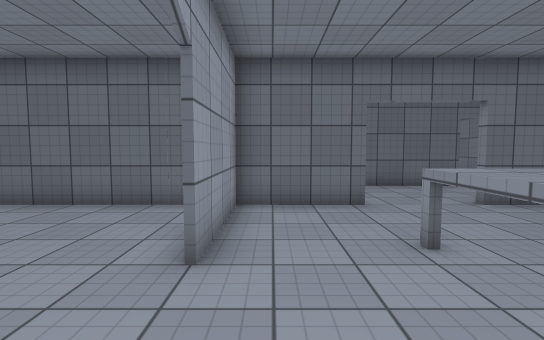
view 1 (above)

19 first-person views from a walk through a scene from a Unity 3-D project. The camera is 1.4 m above the floor, tilts 4° down and sees 85° across. The floor is counted in squares, 1 m on a side. Each view is taken from the middle of a square. On the plan, view 1 faces up. The plan holds only what a view shows up to about 14 squares ahead; the rest is blank. The place goes on beyond the plan. The player character is not drawn. Surface patterns are stand-ins for the level's own textures.

view 2
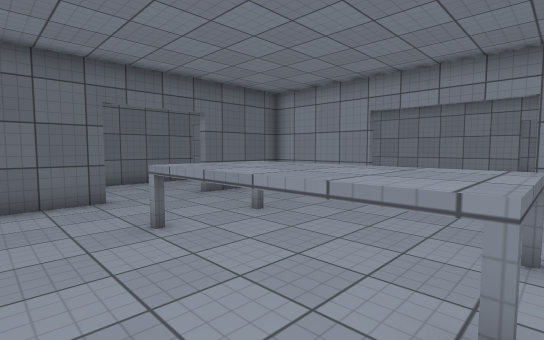

view 3
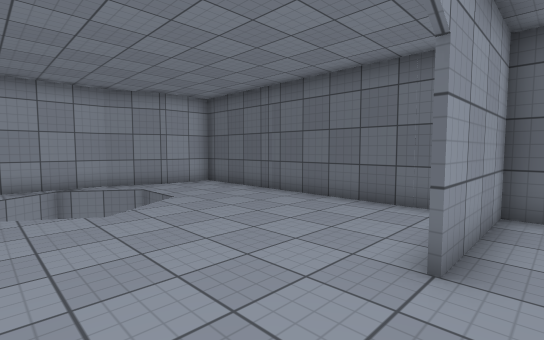

view 4
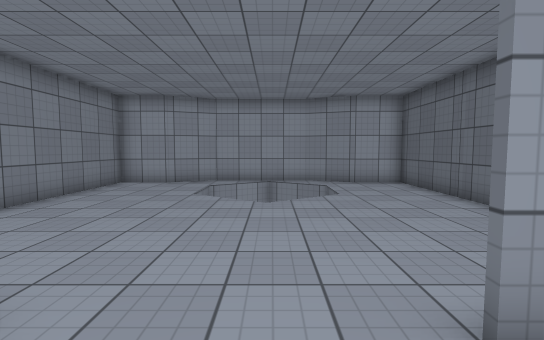

view 5
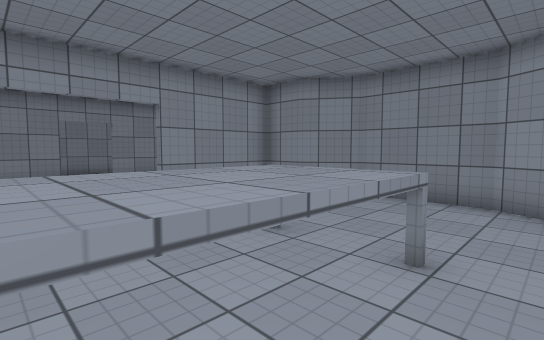

view 6
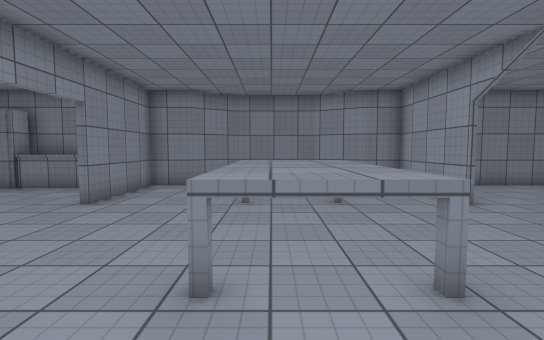

view 7
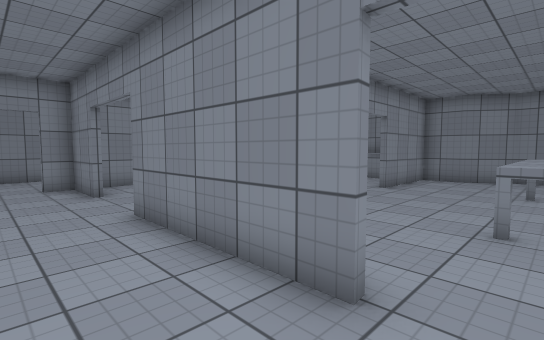

view 8
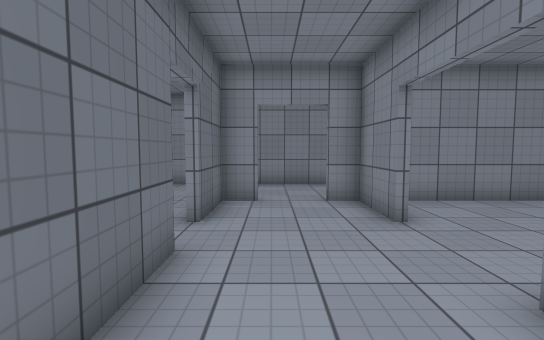

view 9
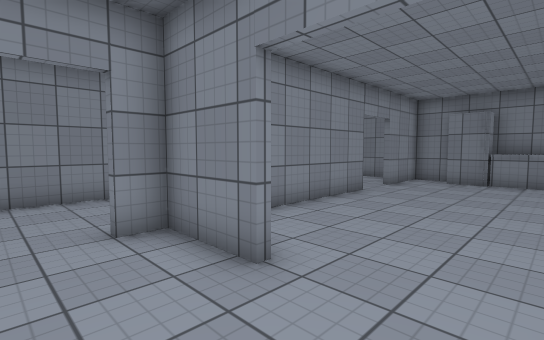

view 10
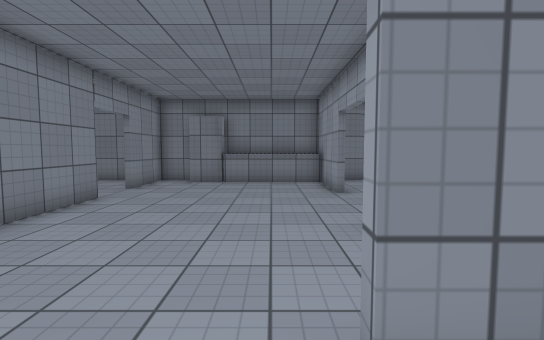

view 11
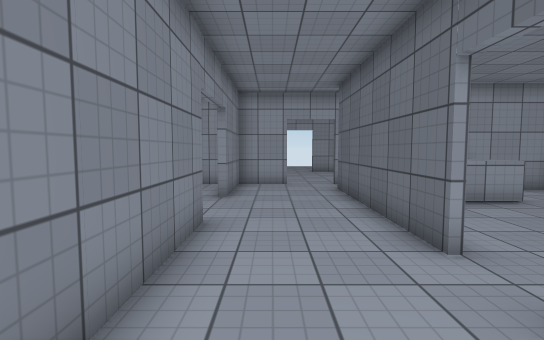

view 12
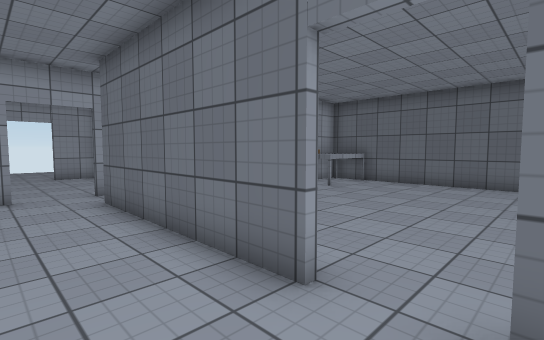

view 13
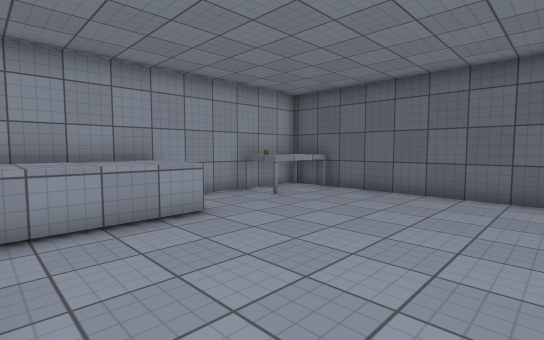

view 14
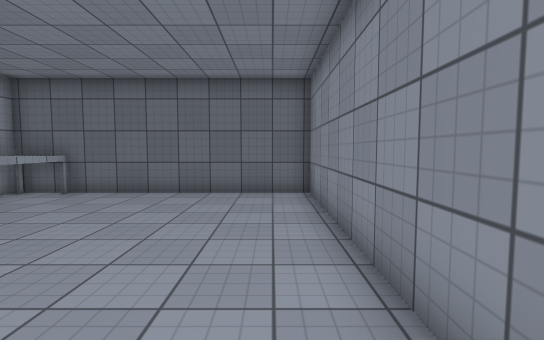

view 15
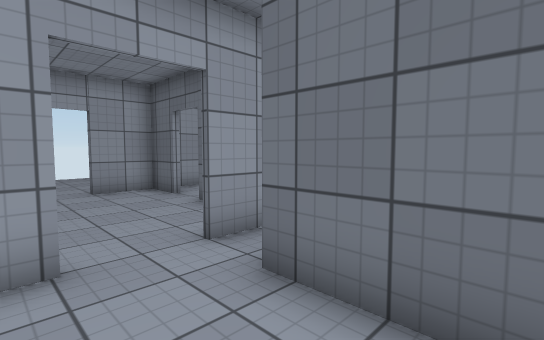

view 16
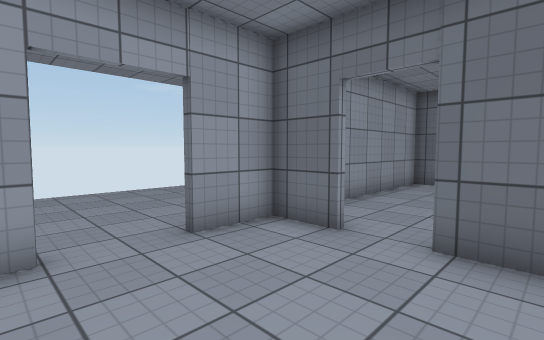

view 17
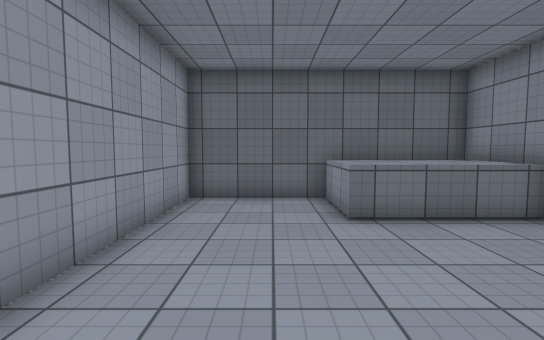

view 18
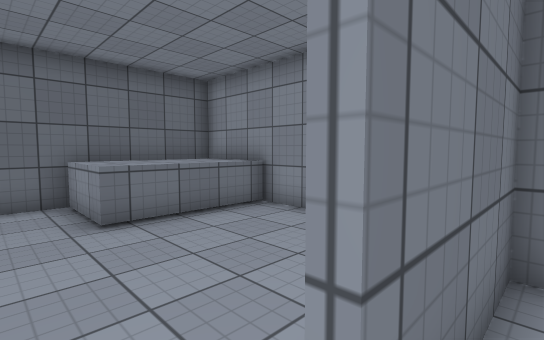

view 19
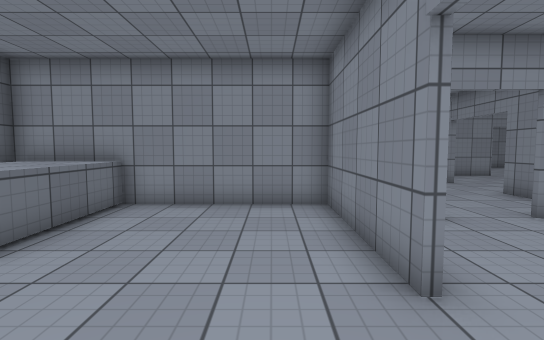

### Floor plan
Key: @ floor where view 1 was taken; # wall or solid block; . floor; ^ raised ledge; v drop or lower ground.
Columns run from 13 left of view 1 to 20 right of it. Each row starts with its distance up from view 1.
 22      ###################
 21      #....^^^^#^.......#
 20      #....^^^^#^.......#
 19      #....^^^^#^.......#
 18      #........#........#
 17      #........#........#
 16      #........#........#
 15      #........#^^......#
 14 ..   ###......#^^......#        .#
 13 .... #...#####^^^......#     ....
 12 .....#......#.#^^......#  ....
 11 ..............#######.####.###   #
 10 .................................#
  9      #..  . #....................#
  8  ###############...#####...###...#
  7  #..........#........ #......#   #
  6  #..........#........ #......#
  5  #..........#........ #......#
  4  #.vvv......#..^^^^.. #......#
  3  #v  v.........^^^^..........#
  2  #    v........^^^^..........#
  1  #v   .........^^^^..........#
  0  #v  v.......@.^^^^...........
 -1  #..........#...^^....#........
 -2  #..........# ........#......#.
 -3  #......... # ........#......#..
 -4  #........  # ........#^^^##.# .
 -5  #########   ###...##############
 -6                #####

Where each view was taken, in squares from view 1:
view 1: 0 up, 0 right, facing up
view 2: 1 down, 0 right, facing up-right
view 3: 0 up, 0 right, facing up-left
view 4: 2 up, 1 right, facing left
view 5: 3 up, 1 right, facing down-right
view 6: 7 up, 4 right, facing down
view 7: 10 up, 4 right, facing down-right
view 8: 10 up, 8 right, facing right
view 9: 10 up, 11 right, facing down-right
view 10: 9 up, 11 right, facing down
view 11: 9 up, 11 right, facing left
view 12: 9 up, 9 right, facing up-left
view 13: 12 up, 9 right, facing up-left
view 14: 12 up, 9 right, facing up
view 15: 9 up, 3 right, facing up-left
view 16: 9 up, 3 left, facing up-left
view 17: 13 up, 5 left, facing up
view 18: 13 up, 5 left, facing up-right
view 19: 15 up, 7 left, facing right
